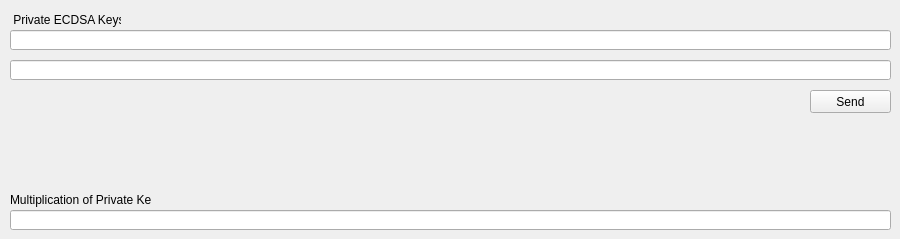
      <widget class="QWidget" name="tab_VanityMultiplyAddressTests">
       <attribute name="title">
        <string>Vanity Multiply Address Tests</string>
       </attribute>
       <widget class="QLineEdit" name="lineEdit_VanityMultiplicationOfPrivKeys">
        <property name="geometry">
         <rect>
          <x>10</x>
          <y>210</y>
          <width>881</width>
          <height>20</height>
         </rect>
        </property>
       </widget>
       <widget class="QLabel" name="label_VanityPrivECDSAKeys_M">
        <property name="geometry">
         <rect>
          <x>10</x>
          <y>10</y>
          <width>111</width>
          <height>20</height>
         </rect>
        </property>
        <property name="text">
         <string> Private ECDSA Keys:</string>
        </property>
       </widget>
       <widget class="QPushButton" name="pushButton_CalcMultiplicationOfPrivKeys">
        <property name="geometry">
         <rect>
          <x>810</x>
          <y>90</y>
          <width>81</width>
          <height>23</height>
         </rect>
        </property>
        <property name="text">
         <string>Send</string>
        </property>
       </widget>
       <widget class="QLabel" name="label_VanityMultiplicationOfPrivKeys">
        <property name="geometry">
         <rect>
          <x>10</x>
          <y>190</y>
          <width>141</width>
          <height>20</height>
         </rect>
        </property>
        <property name="text">
         <string>Multiplication of Private Keys:</string>
        </property>
       </widget>
       <widget class="QLineEdit" name="lineEdit_VanityPrivECDSAKey2_M">
        <property name="geometry">
         <rect>
          <x>10</x>
          <y>60</y>
          <width>881</width>
          <height>20</height>
         </rect>
        </property>
       </widget>
       <widget class="QLineEdit" name="lineEdit_VanityPrivECDSAKey1_M">
        <property name="geometry">
         <rect>
          <x>10</x>
          <y>30</y>
          <width>881</width>
          <height>20</height>
         </rect>
        </property>
       </widget>
      </widget>
